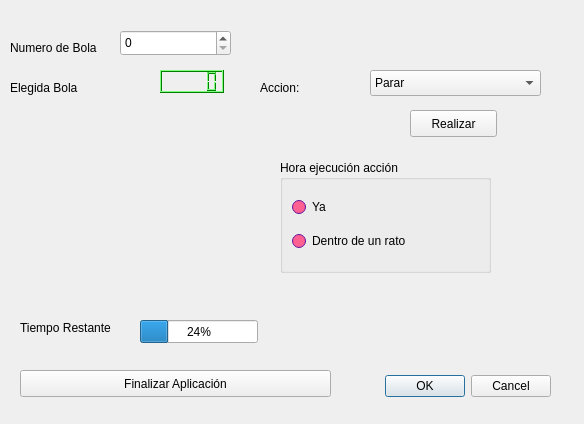
<?xml version="1.0" encoding="UTF-8"?>
<ui version="4.0">
 <class>DExamenDAM</class>
 <widget class="QDialog" name="DExamenDAM">
  <property name="geometry">
   <rect>
    <x>0</x>
    <y>0</y>
    <width>584</width>
    <height>424</height>
   </rect>
  </property>
  <property name="windowTitle">
   <string>Dialog</string>
  </property>
  <widget class="QDialogButtonBox" name="buttonBox">
   <property name="geometry">
    <rect>
     <x>210</x>
     <y>370</y>
     <width>341</width>
     <height>32</height>
    </rect>
   </property>
   <property name="orientation">
    <enum>Qt::Horizontal</enum>
   </property>
   <property name="standardButtons">
    <set>QDialogButtonBox::Cancel|QDialogButtonBox::Ok</set>
   </property>
  </widget>
  <widget class="QLCDNumber" name="lcdBolas">
   <property name="geometry">
    <rect>
     <x>160</x>
     <y>70</y>
     <width>64</width>
     <height>23</height>
    </rect>
   </property>
   <property name="palette">
    <palette>
     <active>
      <colorrole role="WindowText">
       <brush brushstyle="SolidPattern">
        <color alpha="255">
         <red>0</red>
         <green>0</green>
         <blue>0</blue>
        </color>
       </brush>
      </colorrole>
      <colorrole role="Button">
       <brush brushstyle="SolidPattern">
        <color alpha="255">
         <red>0</red>
         <green>255</green>
         <blue>0</blue>
        </color>
       </brush>
      </colorrole>
      <colorrole role="Light">
       <brush brushstyle="SolidPattern">
        <color alpha="255">
         <red>127</red>
         <green>255</green>
         <blue>127</blue>
        </color>
       </brush>
      </colorrole>
      <colorrole role="Midlight">
       <brush brushstyle="SolidPattern">
        <color alpha="255">
         <red>63</red>
         <green>255</green>
         <blue>63</blue>
        </color>
       </brush>
      </colorrole>
      <colorrole role="Dark">
       <brush brushstyle="SolidPattern">
        <color alpha="255">
         <red>0</red>
         <green>127</green>
         <blue>0</blue>
        </color>
       </brush>
      </colorrole>
      <colorrole role="Mid">
       <brush brushstyle="SolidPattern">
        <color alpha="255">
         <red>0</red>
         <green>170</green>
         <blue>0</blue>
        </color>
       </brush>
      </colorrole>
      <colorrole role="Text">
       <brush brushstyle="SolidPattern">
        <color alpha="255">
         <red>0</red>
         <green>0</green>
         <blue>0</blue>
        </color>
       </brush>
      </colorrole>
      <colorrole role="BrightText">
       <brush brushstyle="SolidPattern">
        <color alpha="255">
         <red>255</red>
         <green>255</green>
         <blue>255</blue>
        </color>
       </brush>
      </colorrole>
      <colorrole role="ButtonText">
       <brush brushstyle="SolidPattern">
        <color alpha="255">
         <red>0</red>
         <green>0</green>
         <blue>0</blue>
        </color>
       </brush>
      </colorrole>
      <colorrole role="Base">
       <brush brushstyle="SolidPattern">
        <color alpha="255">
         <red>255</red>
         <green>255</green>
         <blue>255</blue>
        </color>
       </brush>
      </colorrole>
      <colorrole role="Window">
       <brush brushstyle="SolidPattern">
        <color alpha="255">
         <red>0</red>
         <green>255</green>
         <blue>0</blue>
        </color>
       </brush>
      </colorrole>
      <colorrole role="Shadow">
       <brush brushstyle="SolidPattern">
        <color alpha="255">
         <red>0</red>
         <green>0</green>
         <blue>0</blue>
        </color>
       </brush>
      </colorrole>
      <colorrole role="AlternateBase">
       <brush brushstyle="SolidPattern">
        <color alpha="255">
         <red>127</red>
         <green>255</green>
         <blue>127</blue>
        </color>
       </brush>
      </colorrole>
      <colorrole role="ToolTipBase">
       <brush brushstyle="SolidPattern">
        <color alpha="255">
         <red>255</red>
         <green>255</green>
         <blue>220</blue>
        </color>
       </brush>
      </colorrole>
      <colorrole role="ToolTipText">
       <brush brushstyle="SolidPattern">
        <color alpha="255">
         <red>0</red>
         <green>0</green>
         <blue>0</blue>
        </color>
       </brush>
      </colorrole>
      <colorrole role="PlaceholderText">
       <brush brushstyle="SolidPattern">
        <color alpha="128">
         <red>0</red>
         <green>0</green>
         <blue>0</blue>
        </color>
       </brush>
      </colorrole>
     </active>
     <inactive>
      <colorrole role="WindowText">
       <brush brushstyle="SolidPattern">
        <color alpha="255">
         <red>0</red>
         <green>0</green>
         <blue>0</blue>
        </color>
       </brush>
      </colorrole>
      <colorrole role="Button">
       <brush brushstyle="SolidPattern">
        <color alpha="255">
         <red>0</red>
         <green>255</green>
         <blue>0</blue>
        </color>
       </brush>
      </colorrole>
      <colorrole role="Light">
       <brush brushstyle="SolidPattern">
        <color alpha="255">
         <red>127</red>
         <green>255</green>
         <blue>127</blue>
        </color>
       </brush>
      </colorrole>
      <colorrole role="Midlight">
       <brush brushstyle="SolidPattern">
        <color alpha="255">
         <red>63</red>
         <green>255</green>
         <blue>63</blue>
        </color>
       </brush>
      </colorrole>
      <colorrole role="Dark">
       <brush brushstyle="SolidPattern">
        <color alpha="255">
         <red>0</red>
         <green>127</green>
         <blue>0</blue>
        </color>
       </brush>
      </colorrole>
      <colorrole role="Mid">
       <brush brushstyle="SolidPattern">
        <color alpha="255">
         <red>0</red>
         <green>170</green>
         <blue>0</blue>
        </color>
       </brush>
      </colorrole>
      <colorrole role="Text">
       <brush brushstyle="SolidPattern">
        <color alpha="255">
         <red>0</red>
         <green>0</green>
         <blue>0</blue>
        </color>
       </brush>
      </colorrole>
      <colorrole role="BrightText">
       <brush brushstyle="SolidPattern">
        <color alpha="255">
         <red>255</red>
         <green>255</green>
         <blue>255</blue>
        </color>
       </brush>
      </colorrole>
      <colorrole role="ButtonText">
       <brush brushstyle="SolidPattern">
        <color alpha="255">
         <red>0</red>
         <green>0</green>
         <blue>0</blue>
        </color>
       </brush>
      </colorrole>
      <colorrole role="Base">
       <brush brushstyle="SolidPattern">
        <color alpha="255">
         <red>255</red>
         <green>255</green>
         <blue>255</blue>
        </color>
       </brush>
      </colorrole>
      <colorrole role="Window">
       <brush brushstyle="SolidPattern">
        <color alpha="255">
         <red>0</red>
         <green>255</green>
         <blue>0</blue>
        </color>
       </brush>
      </colorrole>
      <colorrole role="Shadow">
       <brush brushstyle="SolidPattern">
        <color alpha="255">
         <red>0</red>
         <green>0</green>
         <blue>0</blue>
        </color>
       </brush>
      </colorrole>
      <colorrole role="AlternateBase">
       <brush brushstyle="SolidPattern">
        <color alpha="255">
         <red>127</red>
         <green>255</green>
         <blue>127</blue>
        </color>
       </brush>
      </colorrole>
      <colorrole role="ToolTipBase">
       <brush brushstyle="SolidPattern">
        <color alpha="255">
         <red>255</red>
         <green>255</green>
         <blue>220</blue>
        </color>
       </brush>
      </colorrole>
      <colorrole role="ToolTipText">
       <brush brushstyle="SolidPattern">
        <color alpha="255">
         <red>0</red>
         <green>0</green>
         <blue>0</blue>
        </color>
       </brush>
      </colorrole>
      <colorrole role="PlaceholderText">
       <brush brushstyle="SolidPattern">
        <color alpha="128">
         <red>0</red>
         <green>0</green>
         <blue>0</blue>
        </color>
       </brush>
      </colorrole>
     </inactive>
     <disabled>
      <colorrole role="WindowText">
       <brush brushstyle="SolidPattern">
        <color alpha="255">
         <red>0</red>
         <green>127</green>
         <blue>0</blue>
        </color>
       </brush>
      </colorrole>
      <colorrole role="Button">
       <brush brushstyle="SolidPattern">
        <color alpha="255">
         <red>0</red>
         <green>255</green>
         <blue>0</blue>
        </color>
       </brush>
      </colorrole>
      <colorrole role="Light">
       <brush brushstyle="SolidPattern">
        <color alpha="255">
         <red>127</red>
         <green>255</green>
         <blue>127</blue>
        </color>
       </brush>
      </colorrole>
      <colorrole role="Midlight">
       <brush brushstyle="SolidPattern">
        <color alpha="255">
         <red>63</red>
         <green>255</green>
         <blue>63</blue>
        </color>
       </brush>
      </colorrole>
      <colorrole role="Dark">
       <brush brushstyle="SolidPattern">
        <color alpha="255">
         <red>0</red>
         <green>127</green>
         <blue>0</blue>
        </color>
       </brush>
      </colorrole>
      <colorrole role="Mid">
       <brush brushstyle="SolidPattern">
        <color alpha="255">
         <red>0</red>
         <green>170</green>
         <blue>0</blue>
        </color>
       </brush>
      </colorrole>
      <colorrole role="Text">
       <brush brushstyle="SolidPattern">
        <color alpha="255">
         <red>0</red>
         <green>127</green>
         <blue>0</blue>
        </color>
       </brush>
      </colorrole>
      <colorrole role="BrightText">
       <brush brushstyle="SolidPattern">
        <color alpha="255">
         <red>255</red>
         <green>255</green>
         <blue>255</blue>
        </color>
       </brush>
      </colorrole>
      <colorrole role="ButtonText">
       <brush brushstyle="SolidPattern">
        <color alpha="255">
         <red>0</red>
         <green>127</green>
         <blue>0</blue>
        </color>
       </brush>
      </colorrole>
      <colorrole role="Base">
       <brush brushstyle="SolidPattern">
        <color alpha="255">
         <red>0</red>
         <green>255</green>
         <blue>0</blue>
        </color>
       </brush>
      </colorrole>
      <colorrole role="Window">
       <brush brushstyle="SolidPattern">
        <color alpha="255">
         <red>0</red>
         <green>255</green>
         <blue>0</blue>
        </color>
       </brush>
      </colorrole>
      <colorrole role="Shadow">
       <brush brushstyle="SolidPattern">
        <color alpha="255">
         <red>0</red>
         <green>0</green>
         <blue>0</blue>
        </color>
       </brush>
      </colorrole>
      <colorrole role="AlternateBase">
       <brush brushstyle="SolidPattern">
        <color alpha="255">
         <red>0</red>
         <green>255</green>
         <blue>0</blue>
        </color>
       </brush>
      </colorrole>
      <colorrole role="ToolTipBase">
       <brush brushstyle="SolidPattern">
        <color alpha="255">
         <red>255</red>
         <green>255</green>
         <blue>220</blue>
        </color>
       </brush>
      </colorrole>
      <colorrole role="ToolTipText">
       <brush brushstyle="SolidPattern">
        <color alpha="255">
         <red>0</red>
         <green>0</green>
         <blue>0</blue>
        </color>
       </brush>
      </colorrole>
      <colorrole role="PlaceholderText">
       <brush brushstyle="SolidPattern">
        <color alpha="128">
         <red>0</red>
         <green>0</green>
         <blue>0</blue>
        </color>
       </brush>
      </colorrole>
     </disabled>
    </palette>
   </property>
  </widget>
  <widget class="QSpinBox" name="spinBolas">
   <property name="geometry">
    <rect>
     <x>120</x>
     <y>30</y>
     <width>111</width>
     <height>26</height>
    </rect>
   </property>
  </widget>
  <widget class="QLabel" name="label">
   <property name="geometry">
    <rect>
     <x>10</x>
     <y>40</y>
     <width>101</width>
     <height>16</height>
    </rect>
   </property>
   <property name="text">
    <string>Numero de Bola</string>
   </property>
  </widget>
  <widget class="QComboBox" name="comboAccion">
   <property name="geometry">
    <rect>
     <x>370</x>
     <y>70</y>
     <width>171</width>
     <height>26</height>
    </rect>
   </property>
   <item>
    <property name="text">
     <string>Parar</string>
    </property>
   </item>
   <item>
    <property name="text">
     <string>Inicializar Aleatoriamente</string>
    </property>
   </item>
   <item>
    <property name="text">
     <string>ASignar color</string>
    </property>
   </item>
  </widget>
  <widget class="QLabel" name="label_2">
   <property name="geometry">
    <rect>
     <x>260</x>
     <y>80</y>
     <width>57</width>
     <height>16</height>
    </rect>
   </property>
   <property name="text">
    <string>Accion:</string>
   </property>
  </widget>
  <widget class="QPushButton" name="botonRealizar">
   <property name="geometry">
    <rect>
     <x>410</x>
     <y>110</y>
     <width>87</width>
     <height>27</height>
    </rect>
   </property>
   <property name="text">
    <string>Realizar</string>
   </property>
  </widget>
  <widget class="QGroupBox" name="groupBox">
   <property name="geometry">
    <rect>
     <x>280</x>
     <y>160</y>
     <width>211</width>
     <height>113</height>
    </rect>
   </property>
   <property name="palette">
    <palette>
     <active>
      <colorrole role="WindowText">
       <brush brushstyle="SolidPattern">
        <color alpha="255">
         <red>0</red>
         <green>0</green>
         <blue>0</blue>
        </color>
       </brush>
      </colorrole>
      <colorrole role="Button">
       <brush brushstyle="SolidPattern">
        <color alpha="255">
         <red>142</red>
         <green>32</green>
         <blue>237</blue>
        </color>
       </brush>
      </colorrole>
      <colorrole role="Light">
       <brush brushstyle="SolidPattern">
        <color alpha="255">
         <red>200</red>
         <green>135</green>
         <blue>255</blue>
        </color>
       </brush>
      </colorrole>
      <colorrole role="Midlight">
       <brush brushstyle="SolidPattern">
        <color alpha="255">
         <red>171</red>
         <green>83</green>
         <blue>246</blue>
        </color>
       </brush>
      </colorrole>
      <colorrole role="Dark">
       <brush brushstyle="SolidPattern">
        <color alpha="255">
         <red>71</red>
         <green>16</green>
         <blue>118</blue>
        </color>
       </brush>
      </colorrole>
      <colorrole role="Mid">
       <brush brushstyle="SolidPattern">
        <color alpha="255">
         <red>95</red>
         <green>21</green>
         <blue>158</blue>
        </color>
       </brush>
      </colorrole>
      <colorrole role="Text">
       <brush brushstyle="SolidPattern">
        <color alpha="255">
         <red>0</red>
         <green>0</green>
         <blue>0</blue>
        </color>
       </brush>
      </colorrole>
      <colorrole role="BrightText">
       <brush brushstyle="SolidPattern">
        <color alpha="255">
         <red>255</red>
         <green>255</green>
         <blue>255</blue>
        </color>
       </brush>
      </colorrole>
      <colorrole role="ButtonText">
       <brush brushstyle="SolidPattern">
        <color alpha="255">
         <red>0</red>
         <green>0</green>
         <blue>0</blue>
        </color>
       </brush>
      </colorrole>
      <colorrole role="Base">
       <brush brushstyle="SolidPattern">
        <color alpha="255">
         <red>255</red>
         <green>41</green>
         <blue>98</blue>
        </color>
       </brush>
      </colorrole>
      <colorrole role="Window">
       <brush brushstyle="SolidPattern">
        <color alpha="255">
         <red>142</red>
         <green>32</green>
         <blue>237</blue>
        </color>
       </brush>
      </colorrole>
      <colorrole role="Shadow">
       <brush brushstyle="SolidPattern">
        <color alpha="255">
         <red>0</red>
         <green>0</green>
         <blue>0</blue>
        </color>
       </brush>
      </colorrole>
      <colorrole role="HighlightedText">
       <brush brushstyle="SolidPattern">
        <color alpha="255">
         <red>90</red>
         <green>129</green>
         <blue>255</blue>
        </color>
       </brush>
      </colorrole>
      <colorrole role="AlternateBase">
       <brush brushstyle="SolidPattern">
        <color alpha="255">
         <red>198</red>
         <green>143</green>
         <blue>246</blue>
        </color>
       </brush>
      </colorrole>
      <colorrole role="ToolTipBase">
       <brush brushstyle="SolidPattern">
        <color alpha="255">
         <red>255</red>
         <green>255</green>
         <blue>220</blue>
        </color>
       </brush>
      </colorrole>
      <colorrole role="ToolTipText">
       <brush brushstyle="SolidPattern">
        <color alpha="255">
         <red>0</red>
         <green>0</green>
         <blue>0</blue>
        </color>
       </brush>
      </colorrole>
      <colorrole role="PlaceholderText">
       <brush brushstyle="SolidPattern">
        <color alpha="128">
         <red>0</red>
         <green>0</green>
         <blue>0</blue>
        </color>
       </brush>
      </colorrole>
     </active>
     <inactive>
      <colorrole role="WindowText">
       <brush brushstyle="SolidPattern">
        <color alpha="255">
         <red>0</red>
         <green>0</green>
         <blue>0</blue>
        </color>
       </brush>
      </colorrole>
      <colorrole role="Button">
       <brush brushstyle="SolidPattern">
        <color alpha="255">
         <red>142</red>
         <green>32</green>
         <blue>237</blue>
        </color>
       </brush>
      </colorrole>
      <colorrole role="Light">
       <brush brushstyle="SolidPattern">
        <color alpha="255">
         <red>200</red>
         <green>135</green>
         <blue>255</blue>
        </color>
       </brush>
      </colorrole>
      <colorrole role="Midlight">
       <brush brushstyle="SolidPattern">
        <color alpha="255">
         <red>171</red>
         <green>83</green>
         <blue>246</blue>
        </color>
       </brush>
      </colorrole>
      <colorrole role="Dark">
       <brush brushstyle="SolidPattern">
        <color alpha="255">
         <red>71</red>
         <green>16</green>
         <blue>118</blue>
        </color>
       </brush>
      </colorrole>
      <colorrole role="Mid">
       <brush brushstyle="SolidPattern">
        <color alpha="255">
         <red>95</red>
         <green>21</green>
         <blue>158</blue>
        </color>
       </brush>
      </colorrole>
      <colorrole role="Text">
       <brush brushstyle="SolidPattern">
        <color alpha="255">
         <red>0</red>
         <green>0</green>
         <blue>0</blue>
        </color>
       </brush>
      </colorrole>
      <colorrole role="BrightText">
       <brush brushstyle="SolidPattern">
        <color alpha="255">
         <red>255</red>
         <green>255</green>
         <blue>255</blue>
        </color>
       </brush>
      </colorrole>
      <colorrole role="ButtonText">
       <brush brushstyle="SolidPattern">
        <color alpha="255">
         <red>0</red>
         <green>0</green>
         <blue>0</blue>
        </color>
       </brush>
      </colorrole>
      <colorrole role="Base">
       <brush brushstyle="SolidPattern">
        <color alpha="255">
         <red>255</red>
         <green>96</green>
         <blue>146</blue>
        </color>
       </brush>
      </colorrole>
      <colorrole role="Window">
       <brush brushstyle="SolidPattern">
        <color alpha="255">
         <red>142</red>
         <green>32</green>
         <blue>237</blue>
        </color>
       </brush>
      </colorrole>
      <colorrole role="Shadow">
       <brush brushstyle="SolidPattern">
        <color alpha="255">
         <red>0</red>
         <green>0</green>
         <blue>0</blue>
        </color>
       </brush>
      </colorrole>
      <colorrole role="HighlightedText">
       <brush brushstyle="SolidPattern">
        <color alpha="255">
         <red>90</red>
         <green>129</green>
         <blue>255</blue>
        </color>
       </brush>
      </colorrole>
      <colorrole role="AlternateBase">
       <brush brushstyle="SolidPattern">
        <color alpha="255">
         <red>198</red>
         <green>143</green>
         <blue>246</blue>
        </color>
       </brush>
      </colorrole>
      <colorrole role="ToolTipBase">
       <brush brushstyle="SolidPattern">
        <color alpha="255">
         <red>255</red>
         <green>255</green>
         <blue>220</blue>
        </color>
       </brush>
      </colorrole>
      <colorrole role="ToolTipText">
       <brush brushstyle="SolidPattern">
        <color alpha="255">
         <red>0</red>
         <green>0</green>
         <blue>0</blue>
        </color>
       </brush>
      </colorrole>
      <colorrole role="PlaceholderText">
       <brush brushstyle="SolidPattern">
        <color alpha="128">
         <red>0</red>
         <green>0</green>
         <blue>0</blue>
        </color>
       </brush>
      </colorrole>
     </inactive>
     <disabled>
      <colorrole role="WindowText">
       <brush brushstyle="SolidPattern">
        <color alpha="255">
         <red>71</red>
         <green>16</green>
         <blue>118</blue>
        </color>
       </brush>
      </colorrole>
      <colorrole role="Button">
       <brush brushstyle="SolidPattern">
        <color alpha="255">
         <red>142</red>
         <green>32</green>
         <blue>237</blue>
        </color>
       </brush>
      </colorrole>
      <colorrole role="Light">
       <brush brushstyle="SolidPattern">
        <color alpha="255">
         <red>200</red>
         <green>135</green>
         <blue>255</blue>
        </color>
       </brush>
      </colorrole>
      <colorrole role="Midlight">
       <brush brushstyle="SolidPattern">
        <color alpha="255">
         <red>171</red>
         <green>83</green>
         <blue>246</blue>
        </color>
       </brush>
      </colorrole>
      <colorrole role="Dark">
       <brush brushstyle="SolidPattern">
        <color alpha="255">
         <red>71</red>
         <green>16</green>
         <blue>118</blue>
        </color>
       </brush>
      </colorrole>
      <colorrole role="Mid">
       <brush brushstyle="SolidPattern">
        <color alpha="255">
         <red>95</red>
         <green>21</green>
         <blue>158</blue>
        </color>
       </brush>
      </colorrole>
      <colorrole role="Text">
       <brush brushstyle="SolidPattern">
        <color alpha="255">
         <red>71</red>
         <green>16</green>
         <blue>118</blue>
        </color>
       </brush>
      </colorrole>
      <colorrole role="BrightText">
       <brush brushstyle="SolidPattern">
        <color alpha="255">
         <red>255</red>
         <green>255</green>
         <blue>255</blue>
        </color>
       </brush>
      </colorrole>
      <colorrole role="ButtonText">
       <brush brushstyle="SolidPattern">
        <color alpha="255">
         <red>71</red>
         <green>16</green>
         <blue>118</blue>
        </color>
       </brush>
      </colorrole>
      <colorrole role="Base">
       <brush brushstyle="SolidPattern">
        <color alpha="255">
         <red>142</red>
         <green>32</green>
         <blue>237</blue>
        </color>
       </brush>
      </colorrole>
      <colorrole role="Window">
       <brush brushstyle="SolidPattern">
        <color alpha="255">
         <red>142</red>
         <green>32</green>
         <blue>237</blue>
        </color>
       </brush>
      </colorrole>
      <colorrole role="Shadow">
       <brush brushstyle="SolidPattern">
        <color alpha="255">
         <red>0</red>
         <green>0</green>
         <blue>0</blue>
        </color>
       </brush>
      </colorrole>
      <colorrole role="HighlightedText">
       <brush brushstyle="SolidPattern">
        <color alpha="255">
         <red>90</red>
         <green>129</green>
         <blue>255</blue>
        </color>
       </brush>
      </colorrole>
      <colorrole role="AlternateBase">
       <brush brushstyle="SolidPattern">
        <color alpha="255">
         <red>142</red>
         <green>32</green>
         <blue>237</blue>
        </color>
       </brush>
      </colorrole>
      <colorrole role="ToolTipBase">
       <brush brushstyle="SolidPattern">
        <color alpha="255">
         <red>255</red>
         <green>255</green>
         <blue>220</blue>
        </color>
       </brush>
      </colorrole>
      <colorrole role="ToolTipText">
       <brush brushstyle="SolidPattern">
        <color alpha="255">
         <red>0</red>
         <green>0</green>
         <blue>0</blue>
        </color>
       </brush>
      </colorrole>
      <colorrole role="PlaceholderText">
       <brush brushstyle="SolidPattern">
        <color alpha="128">
         <red>0</red>
         <green>0</green>
         <blue>0</blue>
        </color>
       </brush>
      </colorrole>
     </disabled>
    </palette>
   </property>
   <property name="title">
    <string>Hora ejecución acción</string>
   </property>
   <layout class="QHBoxLayout" name="horizontalLayout">
    <item>
     <layout class="QVBoxLayout" name="verticalLayout">
      <item>
       <widget class="QRadioButton" name="rbYa">
        <property name="text">
         <string>Ya</string>
        </property>
       </widget>
      </item>
      <item>
       <widget class="QRadioButton" name="rbRato">
        <property name="text">
         <string>Dentro de un rato</string>
        </property>
       </widget>
      </item>
     </layout>
    </item>
   </layout>
  </widget>
  <widget class="QLabel" name="label_3">
   <property name="geometry">
    <rect>
     <x>10</x>
     <y>80</y>
     <width>111</width>
     <height>16</height>
    </rect>
   </property>
   <property name="text">
    <string>Elegida Bola</string>
   </property>
  </widget>
  <widget class="QProgressBar" name="progressBar">
   <property name="geometry">
    <rect>
     <x>140</x>
     <y>320</y>
     <width>118</width>
     <height>23</height>
    </rect>
   </property>
   <property name="value">
    <number>24</number>
   </property>
  </widget>
  <widget class="QLabel" name="label_4">
   <property name="geometry">
    <rect>
     <x>20</x>
     <y>320</y>
     <width>121</width>
     <height>16</height>
    </rect>
   </property>
   <property name="text">
    <string>Tiempo Restante</string>
   </property>
  </widget>
  <widget class="QPushButton" name="BotonFinalizar">
   <property name="geometry">
    <rect>
     <x>20</x>
     <y>370</y>
     <width>311</width>
     <height>27</height>
    </rect>
   </property>
   <property name="text">
    <string>Finalizar Aplicación</string>
   </property>
  </widget>
 </widget>
 <resources/>
 <connections>
  <connection>
   <sender>buttonBox</sender>
   <signal>accepted()</signal>
   <receiver>DExamenDAM</receiver>
   <slot>accept()</slot>
   <hints>
    <hint type="sourcelabel">
     <x>248</x>
     <y>254</y>
    </hint>
    <hint type="destinationlabel">
     <x>157</x>
     <y>274</y>
    </hint>
   </hints>
  </connection>
  <connection>
   <sender>buttonBox</sender>
   <signal>rejected()</signal>
   <receiver>DExamenDAM</receiver>
   <slot>reject()</slot>
   <hints>
    <hint type="sourcelabel">
     <x>316</x>
     <y>260</y>
    </hint>
    <hint type="destinationlabel">
     <x>286</x>
     <y>274</y>
    </hint>
   </hints>
  </connection>
 </connections>
</ui>
